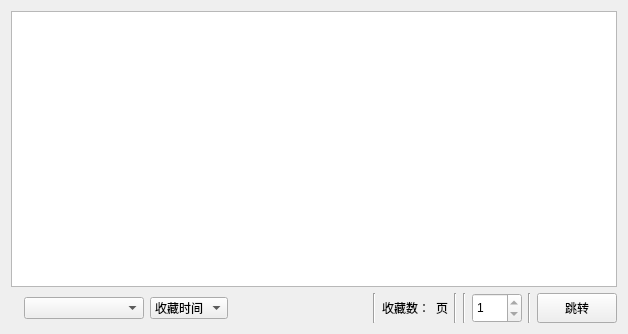
<?xml version="1.0" encoding="UTF-8"?>
<ui version="4.0">
 <class>Favorite</class>
 <widget class="QWidget" name="Favorite">
  <property name="geometry">
   <rect>
    <x>0</x>
    <y>0</y>
    <width>628</width>
    <height>334</height>
   </rect>
  </property>
  <property name="windowTitle">
   <string>收藏</string>
  </property>
  <layout class="QGridLayout" name="gridLayout_2">
   <item row="0" column="0">
    <layout class="QGridLayout" name="gridLayout_3">
     <item row="0" column="0">
      <widget class="ComicListWidget" name="bookList">
       <property name="styleSheet">
        <string notr="true"/>
       </property>
      </widget>
     </item>
    </layout>
   </item>
   <item row="1" column="0">
    <layout class="QGridLayout" name="gridLayout_4">
     <item row="0" column="0">
      <layout class="QHBoxLayout" name="horizontalLayout">
       <item>
        <widget class="QLabel" name="msgLabel">
         <property name="text">
          <string/>
         </property>
        </widget>
       </item>
       <item>
        <widget class="QComboBox" name="folderBox">
         <property name="minimumSize">
          <size>
           <width>120</width>
           <height>0</height>
          </size>
         </property>
        </widget>
       </item>
       <item>
        <widget class="QComboBox" name="sortCombox">
         <item>
          <property name="text">
           <string>收藏时间</string>
          </property>
         </item>
         <item>
          <property name="text">
           <string>更新时间</string>
          </property>
         </item>
        </widget>
       </item>
       <item>
        <spacer name="horizontalSpacer">
         <property name="orientation">
          <enum>Qt::Horizontal</enum>
         </property>
         <property name="sizeHint" stdset="0">
          <size>
           <width>40</width>
           <height>20</height>
          </size>
         </property>
        </spacer>
       </item>
       <item>
        <widget class="Line" name="line_2">
         <property name="orientation">
          <enum>Qt::Vertical</enum>
         </property>
        </widget>
       </item>
       <item>
        <widget class="QLabel" name="nums">
         <property name="minimumSize">
          <size>
           <width>0</width>
           <height>30</height>
          </size>
         </property>
         <property name="text">
          <string>收藏数：</string>
         </property>
        </widget>
       </item>
       <item>
        <widget class="QLabel" name="pages">
         <property name="text">
          <string>页</string>
         </property>
        </widget>
       </item>
       <item>
        <widget class="Line" name="line">
         <property name="orientation">
          <enum>Qt::Vertical</enum>
         </property>
        </widget>
       </item>
       <item>
        <widget class="Line" name="line_4">
         <property name="orientation">
          <enum>Qt::Vertical</enum>
         </property>
        </widget>
       </item>
       <item>
        <widget class="QSpinBox" name="spinBox">
         <property name="minimumSize">
          <size>
           <width>50</width>
           <height>30</height>
          </size>
         </property>
         <property name="minimum">
          <number>1</number>
         </property>
         <property name="maximum">
          <number>1</number>
         </property>
        </widget>
       </item>
       <item>
        <widget class="Line" name="line_3">
         <property name="orientation">
          <enum>Qt::Vertical</enum>
         </property>
        </widget>
       </item>
       <item>
        <widget class="QPushButton" name="jumpButton">
         <property name="minimumSize">
          <size>
           <width>0</width>
           <height>30</height>
          </size>
         </property>
         <property name="text">
          <string>跳转</string>
         </property>
         <property name="shortcut">
          <string>Return</string>
         </property>
        </widget>
       </item>
      </layout>
     </item>
    </layout>
   </item>
  </layout>
 </widget>
 <customwidgets>
  <customwidget>
   <class>ComicListWidget</class>
   <extends>QListWidget</extends>
   <header location="global">component.list.comic_list_widget.h</header>
  </customwidget>
 </customwidgets>
 <resources/>
 <connections>
  <connection>
   <sender>jumpButton</sender>
   <signal>clicked()</signal>
   <receiver>Favorite</receiver>
   <slot>JumpPage()</slot>
   <hints>
    <hint type="sourcelabel">
     <x>439</x>
     <y>280</y>
    </hint>
    <hint type="destinationlabel">
     <x>361</x>
     <y>291</y>
    </hint>
   </hints>
  </connection>
 </connections>
 <slots>
  <slot>JumpPage()</slot>
  <slot>RefreshDataFocus()</slot>
 </slots>
</ui>
